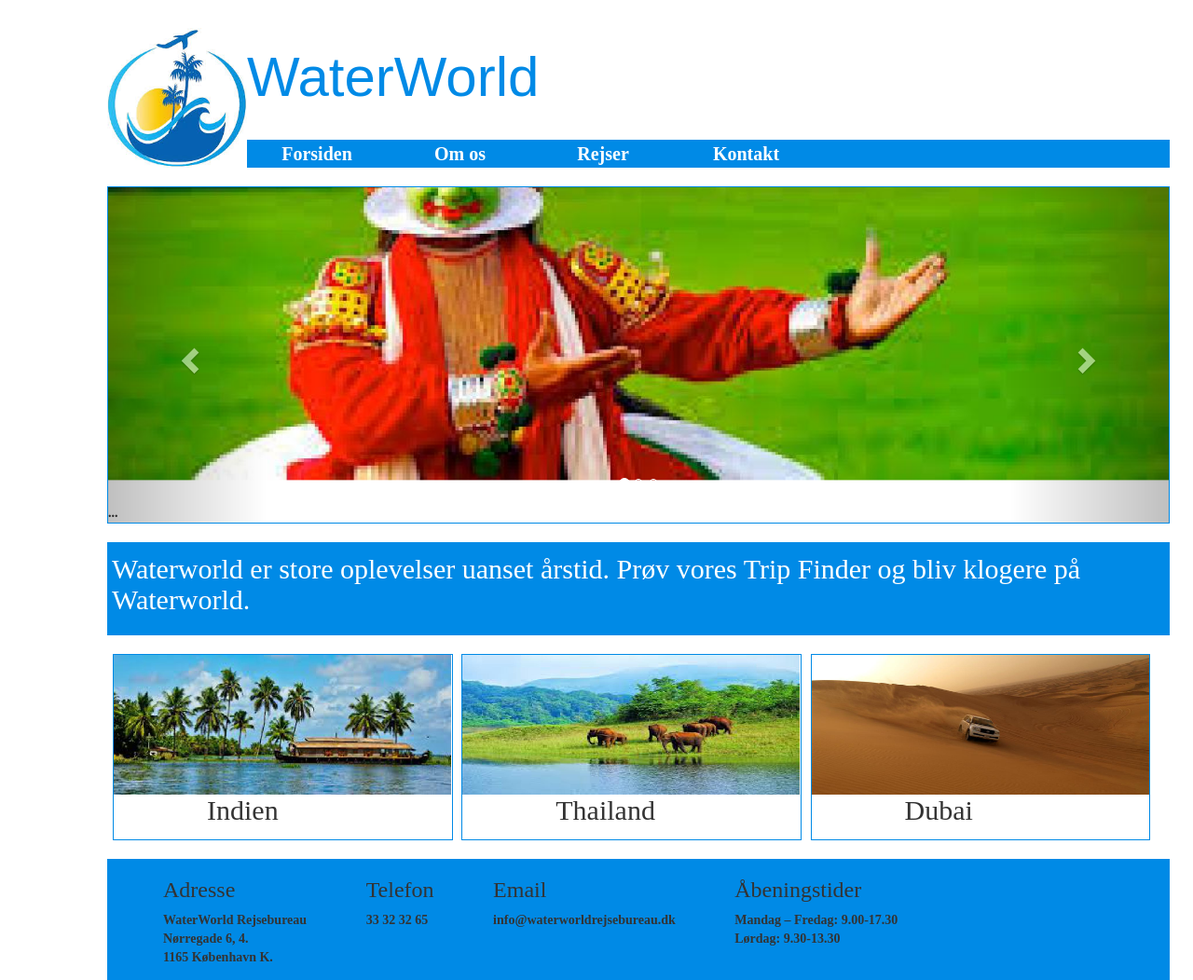
/index.php?page=forsiden, run on the app's committed database.
### tables this page shows
CREATE TABLE IF NOT EXISTS `eby_welcometext` (
  `id` int(11) NOT NULL AUTO_INCREMENT,
  `title` varchar(128) NOT NULL,
  `content` text NOT NULL,
  `image1` varchar(64) DEFAULT NULL,
  `image2` varchar(64) DEFAULT NULL,
  `image3` varchar(64) DEFAULT NULL,
  PRIMARY KEY (`id`)
);

CREATE TABLE IF NOT EXISTS `eby_destinations` (
  `id` int(11) NOT NULL AUTO_INCREMENT,
  `title` varchar(128) NOT NULL,
  `content` text NOT NULL,
  `image` varchar(128) NOT NULL,
  `price` int(11) NOT NULL DEFAULT '0',
  `date` varchar(64) NOT NULL,
  PRIMARY KEY (`id`)
);

### includes/functions.php (the view, shortened to what this page needs)
<?php
function welcomeText($mysqli){
	$query = "SELECT * FROM `eby_welcometext` ";
	$result = $mysqli->query($query) or die('Der blev ikke hentet fra DB!');
	if($result->num_rows > 0) {
		while($row = $result->fetch_assoc()) {
			$title 		= $row['title'];
			$image1 	= $row['image1'];
?>
<div class="imgSlider">
<div id="carousel-example-generic" class="carousel slide" data-ride="carousel">
  <ol class="carousel-indicators">
    <li data-target="#carousel-example-generic" data-slide-to="0" class="active"></li>
    <li data-target="#carousel-example-generic" data-slide-to="1"></li>
    <li data-target="#carousel-example-generic" data-slide-to="2"></li>
  </ol>
  <div class="carousel-inner" role="listbox">
    <div class="item active">
      <img src="/uploads/img/<?php echo $image1; ?>" alt="...">
    </div>
    ...
  </div>
  <a class="left carousel-control" href="#carousel-example-generic" role="button" data-slide="prev">
    <span class="glyphicon glyphicon-chevron-left" aria-hidden="true"></span>
  </a>
  <a class="right carousel-control" href="#carousel-example-generic" role="button" data-slide="next">
    <span class="glyphicon glyphicon-chevron-right" aria-hidden="true"></span>
  </a>
</div>
</div>
		    <div class='welcomeBox'>
		       <h2><?php echo $title; ?></h2>
		   </div>
<?php
		}
	} else {
		echo"Der fandtes intet i databasen";
	}
}
function frontpageDest($mysqli) {
	$query = "SELECT * FROM `eby_destinations` LIMIT 3";
	$result = $mysqli->query($query) or die('Der blev ikke hentet fra DB!');
	if($result->num_rows > 0) {
		while($row = $result->fetch_assoc()) {
			$title 		= $row['title'];
			$image 		= $row['image'];
			$image 		= "uploads/img/".$image;
?>
		    <div class='destBox' id='destBox'>
			   <img class='imageBox' id='imgBox' src='<?php echo $image;?>'>
		       <h2><?php echo $title;?></h2>
		   </div>
<?php
		}
	} else {
		echo"Der fandtes intet i databasen";
	}
}
?>

### index.php (shortened to what this page needs)
<!DOCTYPE html>
<html>
<head>
    <html lang="da">
    <link rel="stylesheet" href="CSS/bootstrap.min.css">
    <link rel="stylesheet" href="CSS/main.css">
</head>
<body>
<div class="container">
<?php
	include('/includes/dbcon.php');
	include('/includes/functions.php');
?>
<header>
	<div id="logo">
	  <a href="index.php?page=forsiden"><img src="img/logo.jpg" name="logo" alt="logo"></a>
	</div>
	<div class="slogan">
	  <h1>WaterWorld</h1>
	</div>
</header>
<nav id="navTop">
  <ul>
   <li><a href="index.php?page=forsiden">Forsiden</a></li>
   <li><a href="index.php?page=omOs">Om os</a></li>
   <li><a href="index.php?page=rejser">Rejser</a></li>
   <li><a href="index.php?page=kontakt">Kontakt</a></li>
  </ul>
</nav>
<div class="centerContainer">
<?php
  if(isset($_GET['page'])) {
  $page = $_GET['page'];
  switch ($page) {
     case 'forsiden':
     welcomeText($mysqli);
     frontpageDest($mysqli);
     break;
  }
 }
?>
</div>
<footer>
    <div class="footer_box">
    	<h3>Adresse</h3>
    	<p>
    	  WaterWorld Rejsebureau <br>
    	  Nørregade 6, 4. <br>
    	  1165  København K.
    	</p>
    </div>
    <div class="footer_box">
    	<h3>Telefon</h3>
    	<p>
    	 33 32 32 65
    	</p>
      </div>
    <div class="footer_box">
     	<h3>Email</h3>
    	<p>
    	 info@waterworldrejsebureau.dk
    	</p>
    </div>
    <div class="footer_box">
    	<h3>Åbeningstider</h3>
    	<p>
    	Mandag – Fredag: 9.00-17.30 <br>
        Lørdag: 9.30-13.30
    	</p>
    </div>
</footer>
</div>
</body>
</html>

### CSS/main.css (style rules this page uses)
body { margin: 0; padding: 0; font-weight: 800; font-family: "Palatino Linotype", "Book Antiqua", Palatino, serif; }
.container { margin: 0 100px; }
header { padding-top: 30px; height:150px; background-color:; }
#logo img { height: 150px; width: 150px; }
#logo { float: left; }
h1 { font-size: 60px; color: #008ae6; font-family: "Comic Sans MS", cursive, sans-serif; }
.slogan { float: left; }
#navTop ul { background-color:#008ae6; margin-bottom: 20px; }
#navTop ul li { display:inline-block; }
#navTop ul li a { display: block; width:150px; height:30px; text-align:center; text-decoration:none; line-height:30px; font-size:20px; color:#FFFFFF; font-weight:700; }
.centerContainer { height:auto; min-height: 600px; position: relative; }
footer { height:130px; background-color:#008ae6; margin-top: 20px; }
.footer_box { display: inline-block; margin-left: 60px; vertical-align: top; }
.imgSlider { min-height: 100px; height: auto; border: 1px solid #008ae6; }
.welcomeBox { min-height: 100px; height: auto; background-color: #008ae6; margin-top: 20px; }
.destBox { display: inline-block; width: 32%; height: 200px; margin-top: 20px; margin-left: 6px; border: 1px solid #008ae6; position: relative; }
.destBox h2 { position: absolute; left: 100px; bottom: 5px; }
.imageBox { height: 150px; width: 362px; }
span { font-size: 16px; }
.item { max-height: 340px; overflow: hidden; }
.item img { width: 100%; height: auto; top: 50%; transform: translate(0, -50%) }
.welcomeBox h2 { padding-top: 12px; padding-left: 5px; color: white; }

### data on the page
eby_welcometext: image1 (picture), title "Waterworld er store oplevelser uanset årstid. Prøv vores Trip Finder og bliv klogere på Waterworld."
eby_destinations: shows a picture, title "Indien"
eby_destinations: shows a picture, title "Thailand"
eby_destinations: shows a picture, title "Dubai"
